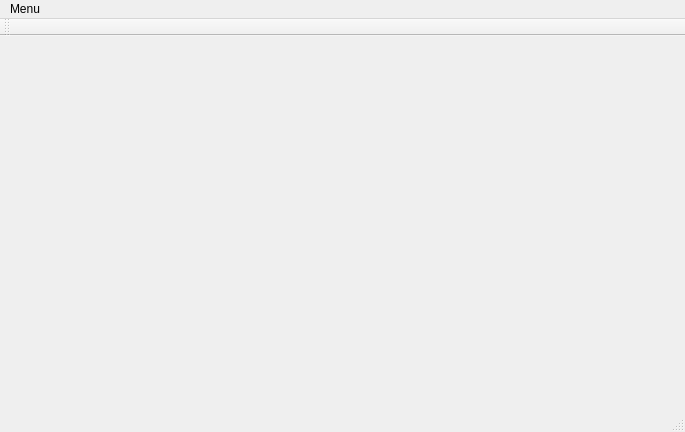
<?xml version="1.0" encoding="UTF-8"?>
<ui version="4.0">
 <class>Maestro</class>
 <widget class="QMainWindow" name="Maestro">
  <property name="geometry">
   <rect>
    <x>0</x>
    <y>0</y>
    <width>685</width>
    <height>432</height>
   </rect>
  </property>
  <property name="windowTitle">
   <string>Maestro</string>
  </property>
  <widget class="QWidget" name="centralWidget"/>
  <widget class="QMenuBar" name="menuBar">
   <property name="geometry">
    <rect>
     <x>0</x>
     <y>0</y>
     <width>685</width>
     <height>25</height>
    </rect>
   </property>
   <widget class="QMenu" name="menuMenu">
    <property name="title">
     <string>Menu</string>
    </property>
   </widget>
   <addaction name="menuMenu"/>
  </widget>
  <widget class="QToolBar" name="mainToolBar">
   <attribute name="toolBarArea">
    <enum>TopToolBarArea</enum>
   </attribute>
   <attribute name="toolBarBreak">
    <bool>false</bool>
   </attribute>
  </widget>
  <widget class="QStatusBar" name="statusBar"/>
 </widget>
 <layoutdefault spacing="6" margin="11"/>
 <resources/>
 <connections/>
</ui>
